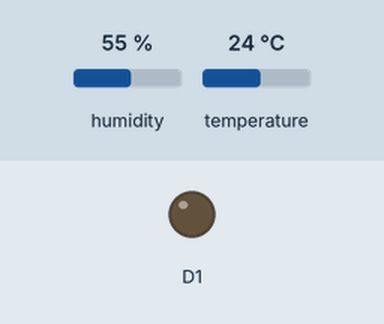
This sketch was run on a simulated ESP8266 (NodeMCU). Shown: output pins drawn as LEDs (lit = HIGH). The test bench sets the inputs (shaded band); at power-on: temperature 24 °C, humidity 55 %. WiFi joins after 1.5 s; servers stay silent unless stated; what the sketch prints to the serial monitor is not drawn.

Above: at 2.8 s.
2.9 s: temperature set to 22.7 °C
At 8.3 s:
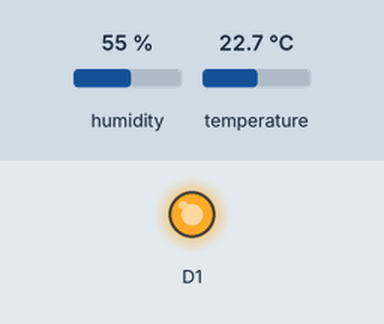
9.2 s: temperature set to 28 °C
At 14.0 s:
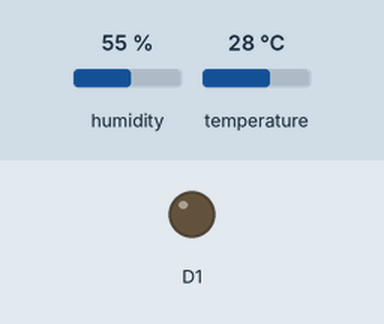
15.5 s: temperature set to 12 °C
At 19.6 s:
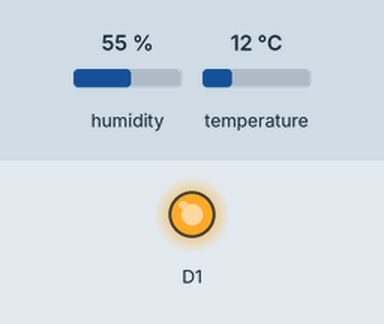
Timing chart, 0 to 21.1 s (numbered marks = the images above; inputs shaded):
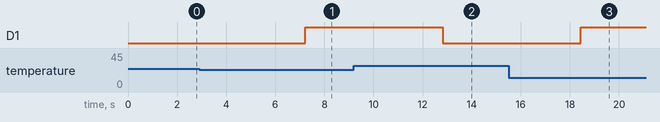

Measured:
- the behaviour switches between 23.1 and 23 °C on temperature (found by bisection; images 0 and 1)
- after the input at 2.9 s, D1: LOW → HIGH after 4.3 s
- after the input at 9.2 s, D1: HIGH → LOW after 3.6 s
- after the input at 15.5 s, D1: LOW → HIGH after 2.9 s

The sketch:

DHT-thingspeak_relay_control_bulb.ino
```cpp
#include <ESP8266WiFi.h>
#include <DHT.h>
#include <ThingSpeak.h>

//const char *ssid =  "PAAL_LAB";
//const char *pass =  "ncbc@paal";

const char *ssid =  "FarmBot";
const char *pass =  "ncbc@farmbot";

DHT dht(D5, DHT22);

WiFiClient client;

long myChannelNumber = 1833602;
const char myWriteAPIKey[] = "4LKWZZ9ECV2ABWKU";

void setup() {
  // put your setup code here, to run once:
  Serial.begin(9600);
  WiFi.begin(ssid, pass);
  while(WiFi.status() != WL_CONNECTED)
  {
    delay(200);
    Serial.print("..");
  }
  Serial.println();
  Serial.println("NodeMCU is connected!");
  Serial.println(WiFi.localIP());
  dht.begin();
  ThingSpeak.begin(client);
  pinMode(D1 , OUTPUT);

  /*int moistPin = 0;
  int moistVal = 0;
  pinMode(A0 , OUTPUT);8*/
}

void loop() {
  // put your main code here, to run repeatedly:
  float h = dht.readHumidity();
  float t = dht.readTemperature();
  if(t>23)
  {digitalWrite(D1,LOW);}// if the sensor value is below 50% led on your nano will glow else it is off

  else
  {digitalWrite(D1,HIGH);}

  Serial.println("Temperature: " + (String) t);
  Serial.println("Humidity: " + (String) h);
  ThingSpeak.writeField(myChannelNumber, 1, t, myWriteAPIKey);
  ThingSpeak.writeField(myChannelNumber, 2, h, myWriteAPIKey);
  delay(5000);
}
```
